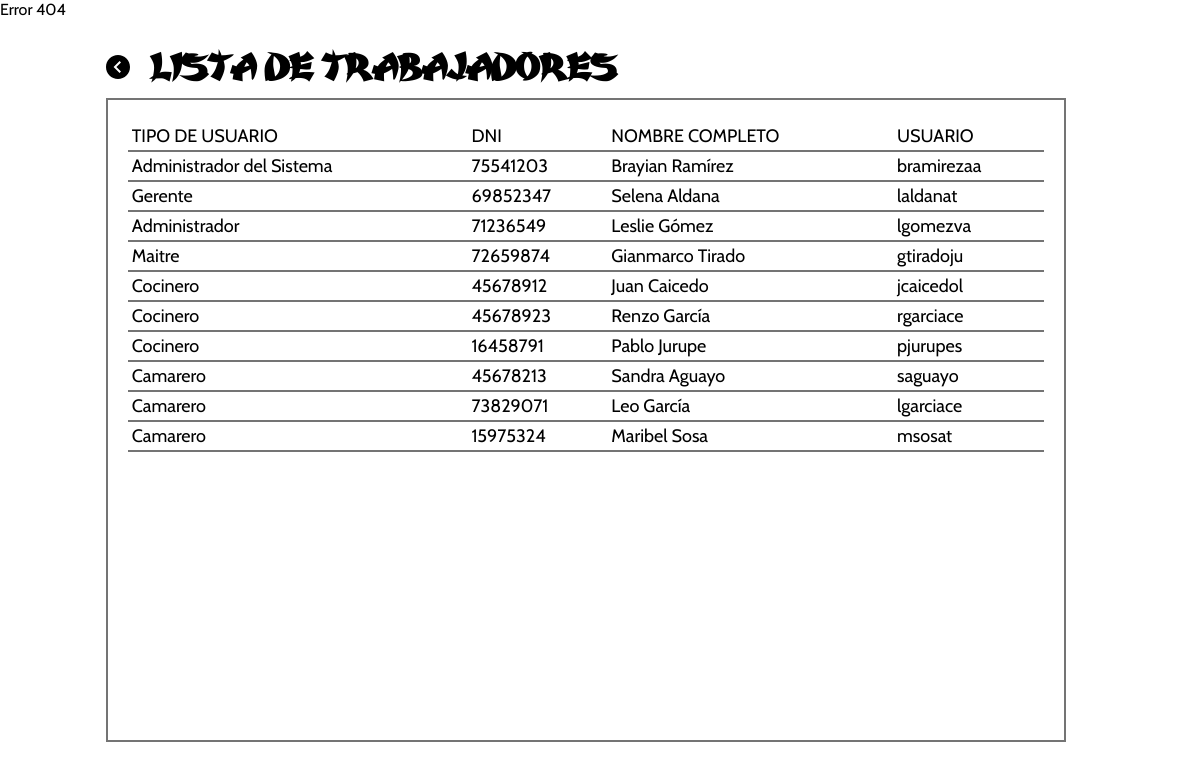
The page /PHP/repLisTrabajador.php on the database its author committed.
### tables this page shows
CREATE TABLE `usuario` (
  `id_tipo_usuario` int(11) NOT NULL,
  `dni_usuario` char(8) NOT NULL,
  `nombre_completo` varchar(60) NOT NULL,
  `nombre_usuario` varchar(30) NOT NULL,
  `contra_usuario` varchar(30) NOT NULL
);

### PHP/repLisTrabajador.php (the view, shortened to what this page needs)
<?php
    include('conexion.php');
?>
<!DOCTYPE html>
<html lang="es">
<head>
    <link rel="stylesheet" href="../CSS/listas.css">
</head>
<body>
    <?php
        switch($_SESSION['tipo_usuario']){
            default:
                echo"Error 404";
            break;
        }
    ?>
    <main>
        <div class="cabecera">
            <a class="volver" href="home.php">
                <svg xmlns="http://www.w3.org/2000/svg" width="24" height="24" viewBox="0 0 24 24"><path d="M0 12c0 6.627 5.373 12 12 12s12-5.373 12-12-5.373-12-12-12-12 5.373-12 12zm7.58 0l5.988-5.995 1.414 1.416-4.574 4.579 4.574 4.59-1.414 1.416-5.988-6.006z"/></svg>
            </a>
            <h2>LISTA DE TRABAJADORES</h2>
        </div>
        <div class="contenido-tabla">
            <table class="lista" border="1">
                <tbody>
                    <tr class="encabezado-tabla">
                        <td>TIPO DE USUARIO</td>
                        <td>DNI </td>
                        <td>NOMBRE COMPLETO</td>
                        <td>USUARIO</td>
                    </tr>
                    <?php
                        $solicitud = "SELECT * FROM Usuario ORDER BY id_tipo_usuario";
                        $solicitud2= "SELECT * FROM tipo_usuario";
                        $array[]="";
                        $resultado2 = mysqli_query($conexion, $solicitud2);
                        foreach($resultado2 as $tipoUsuario){
                            array_push( $array , $tipoUsuario['nombre_tipo_usuario'] );
                        }
                         $resultado = mysqli_query($conexion, $solicitud);
                        foreach($resultado as $usuarios)
                        {
                    ?>
                    <tr>
                        <td><?php echo $array[$usuarios['id_tipo_usuario']]?></td>
                        <td><?php echo $usuarios['dni_usuario']?></td>
                        <td><?php echo $usuarios['nombre_completo']?></td>
                        <td><?php echo $usuarios['nombre_usuario']?></td>
                    </tr>
                    <?php
                        }
                    ?>
                </tbody>
            </table>
        </div>
    </main>
</body>
</html>

### CSS/listas.css (style rules this page uses)
.cabecera { display: flex; align-items: center; }
.cabecera>h2 { line-height: 0; margin-left: 20px; }
.contenido-tabla { height: 75vh; border: 2px solid rgb(116, 116, 116); padding: 20px; display: flex; flex-direction: column; }

### CSS/administrador.css (style rules this page uses)
body { display: flex; margin: 0 ; padding:0; overflow: hidden; }
h1,h2 { font-family: var(--tipografia-título); }
a { text-decoration: none; }
main { width: 80%; padding: 40px; }

### CSS/principal.css (style rules this page uses)
:root { --tamaño-logo: 80px; --tamaño-logo-grande: 170px; --tamaño-títulos: 35px; --tamaño-subtítulos: 25px; --tamaño-párrafos: 16px; --color-primario: #D80A00; --color-secundario: #DB6D00; --color-terciario: #FF625D; --sobra-basica: 0 5px 8px 5px rgba(0, 0, 0, .25); --tipografia-título: 'Karate'; --tipografia-párrafos: 'Cabin', sans-serif; --linea-abajo: 3px solid black; --transicion: .2s ease-in; --transicion-larga: .5s ease-in; }
body { font-family: var(--tipografia-párrafos); min-height: 97.6vh; }
h2 { font-size: var(--tamaño-títulos); }
a { color: black; }
table.lista { border: 2px solid #FFFFFF; background-color: #FFFFFF; width: 100%; text-align: left; border-collapse: collapse; }
table.lista td { padding: 3px 2px; white-space: nowrap; }
table.lista tbody td { font-size: 18px; }
table.lista>tbody>tr { border-bottom: 2px solid rgb(116, 116, 116); }

### rows shown on the page
usuario: id_tipo_usuario "Administrador del Sistema", dni_usuario "75541203", nombre_completo "Brayian Ramírez", nombre_usuario "bramirezaa"
usuario: id_tipo_usuario "Gerente", dni_usuario "69852347", nombre_completo "Selena Aldana", nombre_usuario "laldanat"
usuario: id_tipo_usuario "Administrador", dni_usuario "71236549", nombre_completo "Leslie Gómez", nombre_usuario "lgomezva"
usuario: id_tipo_usuario "Maitre", dni_usuario "72659874", nombre_completo "Gianmarco Tirado", nombre_usuario "gtiradoju"
usuario: id_tipo_usuario "Cocinero", dni_usuario "45678912", nombre_completo "Juan Caicedo", nombre_usuario "jcaicedol"
usuario: id_tipo_usuario "Cocinero", dni_usuario "45678923", nombre_completo "Renzo García", nombre_usuario "rgarciace"
usuario: id_tipo_usuario "Cocinero", dni_usuario "16458791", nombre_completo "Pablo Jurupe", nombre_usuario "pjurupes"
usuario: id_tipo_usuario "Camarero", dni_usuario "45678213", nombre_completo "Sandra Aguayo", nombre_usuario "saguayo"
usuario: id_tipo_usuario "Camarero", dni_usuario "73829071", nombre_completo "Leo García", nombre_usuario "lgarciace"
usuario: id_tipo_usuario "Camarero", dni_usuario "15975324", nombre_completo "Maribel Sosa", nombre_usuario "msosat"
